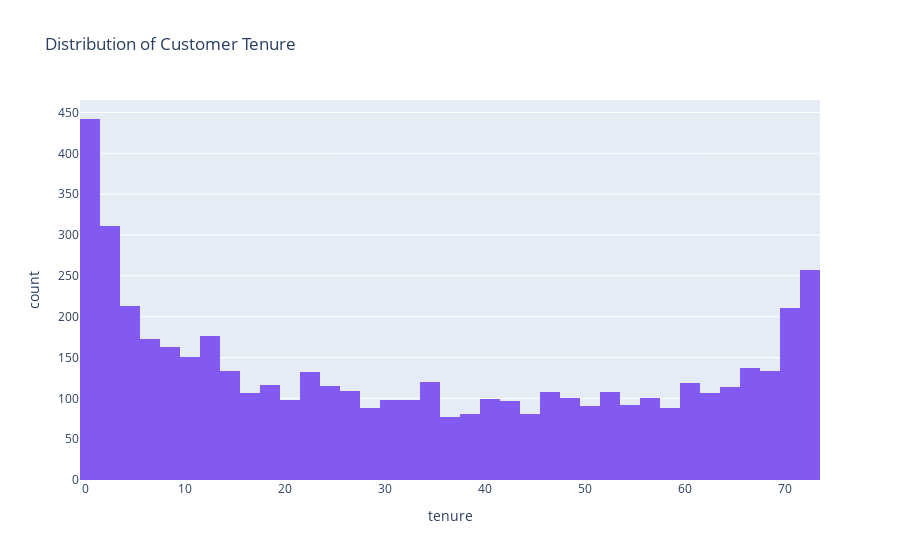

This figure's notebook cell:
### Markdown cell above
# QUESTION TWO

##### DISTRIBUTION OF TENURE: HOW IS THE DURATION OF CUSTOMER SUBSCRIPTIONS (TENURE) DISTRIBUTED AMONG ALL CUSTOMERS?

### Code cell
# Display the summary statistics of the 'tenure' column in the 'train' DataFrame
tenure_summary = train['tenure'].describe()

# Create a histogram using Plotly Express to visualize the distribution of customer tenure
fig = px.histogram(train, x='tenure', title='Distribution of Customer Tenure')

# Display the histogram
fig.show()

### Figure 1 — Plotly figure (JSON) as saved in the notebook; plotly's stock layout.template omitted (floating-point values rounded to 4 significant figures; data arrays with more than 128 entries replaced by an {"elided": "..."} marker saying what was removed)
{"data": [{"alignmentgroup": "True", "bingroup": "x", "hovertemplate": "tenure=%{x}<br>count=%{y}<extra></extra>", "legendgroup": "", "marker": {"color": "#835AF1", "pattern": {"shape": ""}}, "name": "", "offsetgroup": "", "orientation": "v", "showlegend": false, "type": "histogram", "x": {"elided": "5043 int values"}, "xaxis": "x", "yaxis": "y"}], "layout": {"barmode": "relative", "legend": {"tracegroupgap": 0}, "title": {"text": "Distribution of Customer Tenure"}, "xaxis": {"anchor": "y", "domain": [0, 1], "title": {"text": "tenure"}}, "yaxis": {"anchor": "x", "domain": [0, 1], "title": {"text": "count"}}}}
